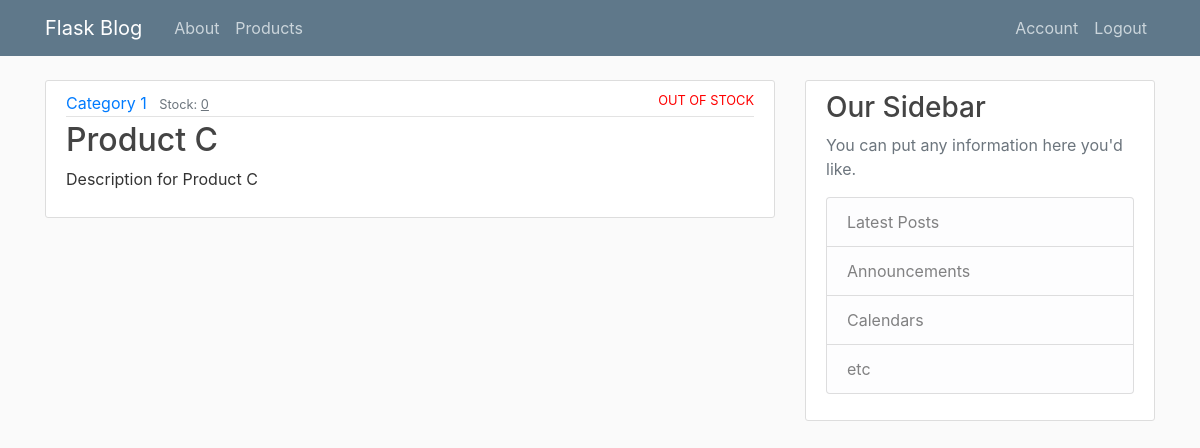
Before: /product/3 (signed in) with the older database file.
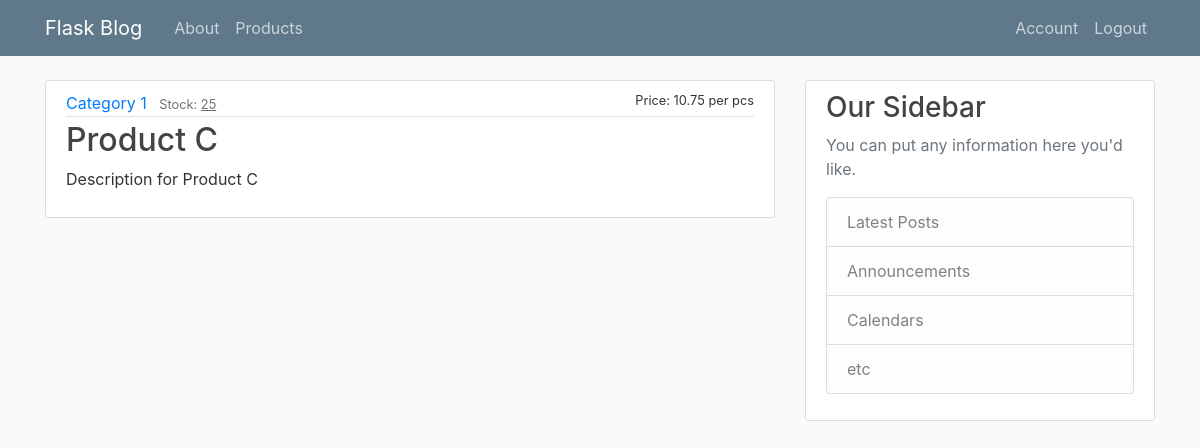
After: the same page with the newer database file.
### flaskblog/models.py (models this page shows, shortened)
class Product(db.Model):
    id = db.Column(db.Integer, primary_key=True)
    name = db.Column(db.String(20), nullable=False, unique=True)
    category = db.Column(db.String(20), nullable=False)
    price = db.Column(db.Double, nullable=False)
    quantityInStock = db.Column(db.Integer, nullable=False)
    unitOfMeasure = db.Column(db.String(20), nullable=False)
    description = db.Column(db.Text, nullable=False)

### flaskblog/products/routes.py (the view)
@products.route("/product/<int:product_id>")
@login_required
def product(product_id):
    product = Product.query.get_or_404(product_id)
    return render_template('product.html', product=product)

### flaskblog/models.py (called while the page is built)
@login_manager.user_loader
def load_user(user_id):
    return User.query.get(int(user_id))

    def has_roles(self, role):
        print([role.name for role in self.roles])
        if isinstance(role, str):
            return role in (role.name for role in self.roles)
        else:
            return role in self.roles

### flaskblog/templates/product.html (shortened to what this page needs)
{% extends "layout.html" %}
{% block content %}
  <article class="media content-section">
    <div class="media-body">
      <div class="product-metadata">
        <a class="mr-2" href="{{ url_for('products.category_products', category=product.category) }}">{{ product.category }}</a>
        <small class="text-muted">Stock: <u>{{ product.quantityInStock }}</u></small>
        <small class="flt-r" {% if product.quantityInStock==0 %}style="color: red;"{% endif %}>{% if product.quantityInStock==0 %}OUT OF STOCK{% else %} Price: {{product.price}} per {{product.unitOfMeasure}}{% endif %}</small>
      </div>
      <h2 class="product-title">{{ product.name }}</h2>
      <p class="product-content">{{ product.description }}</p>
    </div>
  </article>
{% endblock content %}

Changed rows visible on the page:
changed Product "Product C": quantityInStock "0" → "25"; price (not shown) → "10.75"; unitOfMeasure (not shown) → "pcs"
Other visible differences:
text no longer shown: "OUT OF STOCK"
text now shown: "Price: per"
